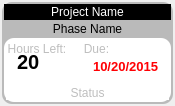
<?xml version="1.0" encoding="UTF-8"?>
<ui version="4.0">
 <class>mytaskswidgetitem</class>
 <widget class="QWidget" name="mytaskswidgetitem">
  <property name="geometry">
   <rect>
    <x>0</x>
    <y>0</y>
    <width>175</width>
    <height>106</height>
   </rect>
  </property>
  <property name="minimumSize">
   <size>
    <width>175</width>
    <height>100</height>
   </size>
  </property>
  <property name="maximumSize">
   <size>
    <width>30000</width>
    <height>16777215</height>
   </size>
  </property>
  <property name="windowTitle">
   <string>mytaskswidgetitem</string>
  </property>
  <property name="styleSheet">
   <string notr="true">border-radius: 10px</string>
  </property>
  <layout class="QVBoxLayout" name="verticalLayout" stretch="0">
   <property name="spacing">
    <number>2</number>
   </property>
   <property name="leftMargin">
    <number>2</number>
   </property>
   <property name="topMargin">
    <number>2</number>
   </property>
   <property name="rightMargin">
    <number>2</number>
   </property>
   <property name="bottomMargin">
    <number>2</number>
   </property>
   <item>
    <widget class="QFrame" name="bgFrame">
     <property name="autoFillBackground">
      <bool>false</bool>
     </property>
     <property name="styleSheet">
      <string notr="true">background-color: rgb(186, 186, 186)</string>
     </property>
     <property name="frameShape">
      <enum>QFrame::NoFrame</enum>
     </property>
     <property name="frameShadow">
      <enum>QFrame::Raised</enum>
     </property>
     <layout class="QVBoxLayout" name="verticalLayout_2">
      <property name="spacing">
       <number>2</number>
      </property>
      <property name="leftMargin">
       <number>2</number>
      </property>
      <property name="topMargin">
       <number>2</number>
      </property>
      <property name="rightMargin">
       <number>2</number>
      </property>
      <property name="bottomMargin">
       <number>2</number>
      </property>
      <item>
       <widget class="QFrame" name="header">
        <property name="styleSheet">
         <string notr="true">background-color:rgb(0,0,0)</string>
        </property>
        <property name="frameShape">
         <enum>QFrame::StyledPanel</enum>
        </property>
        <property name="frameShadow">
         <enum>QFrame::Raised</enum>
        </property>
        <layout class="QHBoxLayout" name="horizontalLayout_5">
         <property name="spacing">
          <number>1</number>
         </property>
         <property name="leftMargin">
          <number>1</number>
         </property>
         <property name="topMargin">
          <number>1</number>
         </property>
         <property name="rightMargin">
          <number>1</number>
         </property>
         <property name="bottomMargin">
          <number>1</number>
         </property>
         <item>
          <widget class="QLabel" name="projectName">
           <property name="layoutDirection">
            <enum>Qt::LeftToRight</enum>
           </property>
           <property name="styleSheet">
            <string notr="true">color: white</string>
           </property>
           <property name="text">
            <string>Project Name</string>
           </property>
           <property name="alignment">
            <set>Qt::AlignHCenter|Qt::AlignTop</set>
           </property>
          </widget>
         </item>
        </layout>
       </widget>
      </item>
      <item>
       <widget class="QLabel" name="phaseName">
        <property name="layoutDirection">
         <enum>Qt::LeftToRight</enum>
        </property>
        <property name="text">
         <string>Phase Name</string>
        </property>
        <property name="alignment">
         <set>Qt::AlignHCenter|Qt::AlignTop</set>
        </property>
       </widget>
      </item>
      <item>
       <widget class="QFrame" name="frame_2">
        <property name="enabled">
         <bool>false</bool>
        </property>
        <property name="styleSheet">
         <string notr="true">background-color: rgb(255, 255, 255)</string>
        </property>
        <property name="frameShape">
         <enum>QFrame::Box</enum>
        </property>
        <property name="frameShadow">
         <enum>QFrame::Raised</enum>
        </property>
        <layout class="QVBoxLayout" name="verticalLayout_3">
         <property name="spacing">
          <number>2</number>
         </property>
         <property name="leftMargin">
          <number>2</number>
         </property>
         <property name="topMargin">
          <number>2</number>
         </property>
         <property name="rightMargin">
          <number>2</number>
         </property>
         <property name="bottomMargin">
          <number>2</number>
         </property>
         <item>
          <layout class="QHBoxLayout" name="horizontalLayout_2">
           <property name="spacing">
            <number>1</number>
           </property>
           <item>
            <widget class="QGroupBox" name="groupBox_2">
             <property name="minimumSize">
              <size>
               <width>0</width>
               <height>45</height>
              </size>
             </property>
             <property name="title">
              <string>Hours Left:</string>
             </property>
             <layout class="QHBoxLayout" name="horizontalLayout_3">
              <item>
               <widget class="QLabel" name="hours">
                <property name="font">
                 <font>
                  <pointsize>15</pointsize>
                  <weight>75</weight>
                  <italic>false</italic>
                  <bold>true</bold>
                  <kerning>true</kerning>
                 </font>
                </property>
                <property name="styleSheet">
                 <string notr="true">color: rgb(0, 0, 0);background-color: rgba(0,0,0,0)</string>
                </property>
                <property name="text">
                 <string>20</string>
                </property>
                <property name="alignment">
                 <set>Qt::AlignBottom|Qt::AlignLeading|Qt::AlignLeft</set>
                </property>
               </widget>
              </item>
             </layout>
            </widget>
           </item>
           <item>
            <widget class="QGroupBox" name="groupBox">
             <property name="minimumSize">
              <size>
               <width>0</width>
               <height>45</height>
              </size>
             </property>
             <property name="autoFillBackground">
              <bool>false</bool>
             </property>
             <property name="title">
              <string>Due:</string>
             </property>
             <property name="flat">
              <bool>false</bool>
             </property>
             <layout class="QHBoxLayout" name="horizontalLayout">
              <item>
               <widget class="QLabel" name="due">
                <property name="font">
                 <font>
                  <pointsize>10</pointsize>
                  <weight>75</weight>
                  <bold>true</bold>
                 </font>
                </property>
                <property name="autoFillBackground">
                 <bool>false</bool>
                </property>
                <property name="styleSheet">
                 <string notr="true">color: rgb(255, 0, 4); background-color: rgba(0,0,0,0)</string>
                </property>
                <property name="frameShape">
                 <enum>QFrame::NoFrame</enum>
                </property>
                <property name="frameShadow">
                 <enum>QFrame::Plain</enum>
                </property>
                <property name="text">
                 <string>10/20/2015</string>
                </property>
                <property name="alignment">
                 <set>Qt::AlignBottom|Qt::AlignRight|Qt::AlignTrailing</set>
                </property>
               </widget>
              </item>
             </layout>
            </widget>
           </item>
          </layout>
         </item>
         <item>
          <widget class="QLabel" name="status">
           <property name="text">
            <string>Status</string>
           </property>
           <property name="alignment">
            <set>Qt::AlignCenter</set>
           </property>
          </widget>
         </item>
        </layout>
       </widget>
      </item>
     </layout>
    </widget>
   </item>
  </layout>
 </widget>
 <layoutdefault spacing="6" margin="11"/>
 <resources/>
 <connections/>
</ui>
